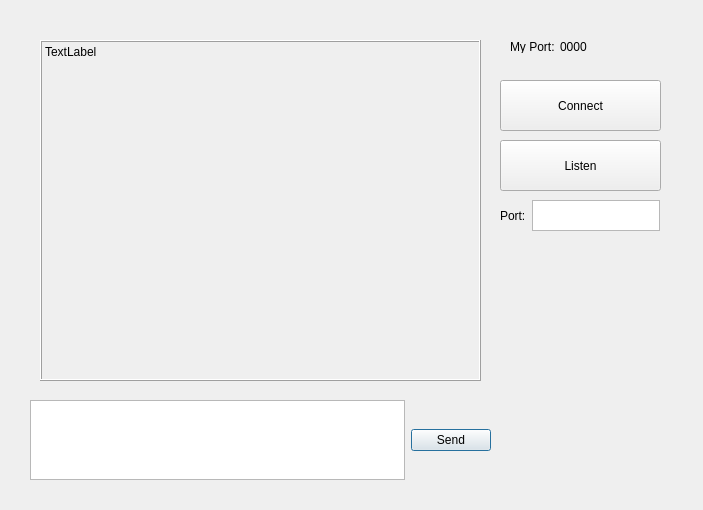
<?xml version="1.0" encoding="UTF-8"?>
<ui version="4.0">
 <class>Dialog</class>
 <widget class="QDialog" name="Dialog">
  <property name="geometry">
   <rect>
    <x>0</x>
    <y>0</y>
    <width>703</width>
    <height>510</height>
   </rect>
  </property>
  <property name="windowTitle">
   <string>Dialog</string>
  </property>
  <widget class="QWidget" name="horizontalLayoutWidget">
   <property name="geometry">
    <rect>
     <x>30</x>
     <y>400</y>
     <width>461</width>
     <height>80</height>
    </rect>
   </property>
   <layout class="QHBoxLayout" name="horizontalLayout">
    <item>
     <widget class="QTextEdit" name="textInput"/>
    </item>
    <item>
     <widget class="QPushButton" name="sendButton">
      <property name="enabled">
       <bool>true</bool>
      </property>
      <property name="text">
       <string>Send</string>
      </property>
      <property name="default">
       <bool>false</bool>
      </property>
     </widget>
    </item>
   </layout>
  </widget>
  <widget class="QPushButton" name="connectButton">
   <property name="geometry">
    <rect>
     <x>500</x>
     <y>80</y>
     <width>161</width>
     <height>51</height>
    </rect>
   </property>
   <property name="text">
    <string>Connect</string>
   </property>
  </widget>
  <widget class="QPushButton" name="listenButton">
   <property name="geometry">
    <rect>
     <x>500</x>
     <y>140</y>
     <width>161</width>
     <height>51</height>
    </rect>
   </property>
   <property name="text">
    <string>Listen</string>
   </property>
  </widget>
  <widget class="QWidget" name="horizontalLayoutWidget_2">
   <property name="geometry">
    <rect>
     <x>500</x>
     <y>200</y>
     <width>160</width>
     <height>31</height>
    </rect>
   </property>
   <layout class="QHBoxLayout" name="horizontalLayout_2">
    <item>
     <widget class="QLabel" name="portLabel">
      <property name="text">
       <string>Port:</string>
      </property>
     </widget>
    </item>
    <item>
     <widget class="QTextEdit" name="portInput"/>
    </item>
   </layout>
  </widget>
  <widget class="QLabel" name="myPortLabel">
   <property name="geometry">
    <rect>
     <x>510</x>
     <y>40</y>
     <width>47</width>
     <height>13</height>
    </rect>
   </property>
   <property name="text">
    <string>My Port:</string>
   </property>
  </widget>
  <widget class="QLabel" name="myPortNumber">
   <property name="geometry">
    <rect>
     <x>560</x>
     <y>40</y>
     <width>47</width>
     <height>13</height>
    </rect>
   </property>
   <property name="text">
    <string>0000</string>
   </property>
  </widget>
  <widget class="QLabel" name="chatBox">
   <property name="geometry">
    <rect>
     <x>40</x>
     <y>40</y>
     <width>441</width>
     <height>341</height>
    </rect>
   </property>
   <property name="autoFillBackground">
    <bool>true</bool>
   </property>
   <property name="frameShape">
    <enum>QFrame::Box</enum>
   </property>
   <property name="frameShadow">
    <enum>QFrame::Raised</enum>
   </property>
   <property name="text">
    <string>TextLabel</string>
   </property>
   <property name="alignment">
    <set>Qt::AlignLeading|Qt::AlignLeft|Qt::AlignTop</set>
   </property>
  </widget>
 </widget>
 <resources/>
 <connections/>
</ui>
